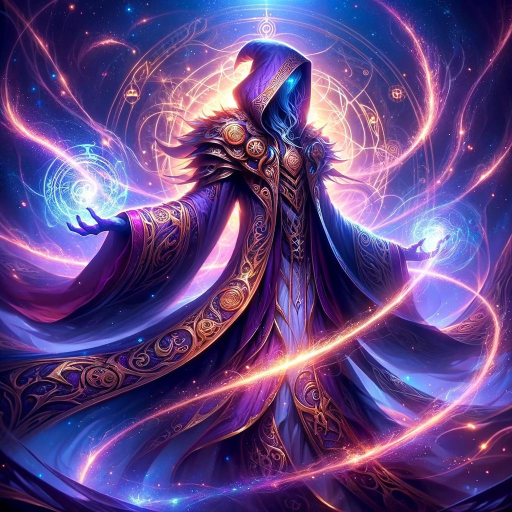
#> input picture src/cards/creature/Aetherweaver/image.jpg, 1024 x 1024 px (shown at 1/2 size); its folder holds only this picture in this run
$ python card_img_compress.py
#> lines starting #> are read from the running program, lines starting #| are printed output that depends on the picture

from PIL import Image
import os


ORGPATH=os.path.dirname(os.path.abspath(__file__))

def compress_all_img():
    path_types=[
        "cards/creature",
        "cards/Instant",
        "cards/land",
        "cards/sorcery",
    ]
    for path_type in path_types:
        for folder in os.listdir(f"{ORGPATH}/{path_type}"):
            if folder ==".DS_Store":
                continue
            files=os.listdir(f"{ORGPATH}/{path_type}/{folder}")
            print(files)
            if "compress_img.jpg" in files:
                continue
            preprocess_image(f"{ORGPATH}/{path_type}/{folder}/image.jpg", f"{ORGPATH}/{path_type}/{folder}/compress_img.jpg", (50, 50))
            # for file in os.listdir(f"{ORGPATH}/{path_type}/{folder}"):
            #     if file.endswith(".png"):
            #         preprocess_image(f"{ORGPATH}/{path_type}/{folder}/{file}", f"{ORGPATH}/{path_type}/{folder}/{file}", (50, 50))
def preprocess_image(input_path: str, output_path: str, size=(50, 50)):
    """预处理图片：调整大小并保存为压缩格式"""
#> called with size = (50, 50)
    image = Image.open(input_path)
#> image is the input picture: PIL image 1024x1024 RGB; mean R, G, B 96, 69.4, 131.7
    image = image.resize(size)  # 调整大小
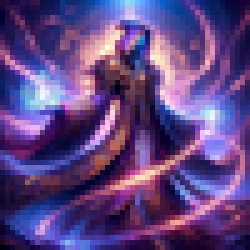
#> image: PIL image 50x50 RGB (shown 5 times larger); mean R, G, B 96, 69.4, 131.8
    image.save(output_path, format="JPEG", quality=80)  # 保存为JPEG并压缩

if __name__=="__main__":
#> (the run stopped early here; a loop or call above may not have finished)
